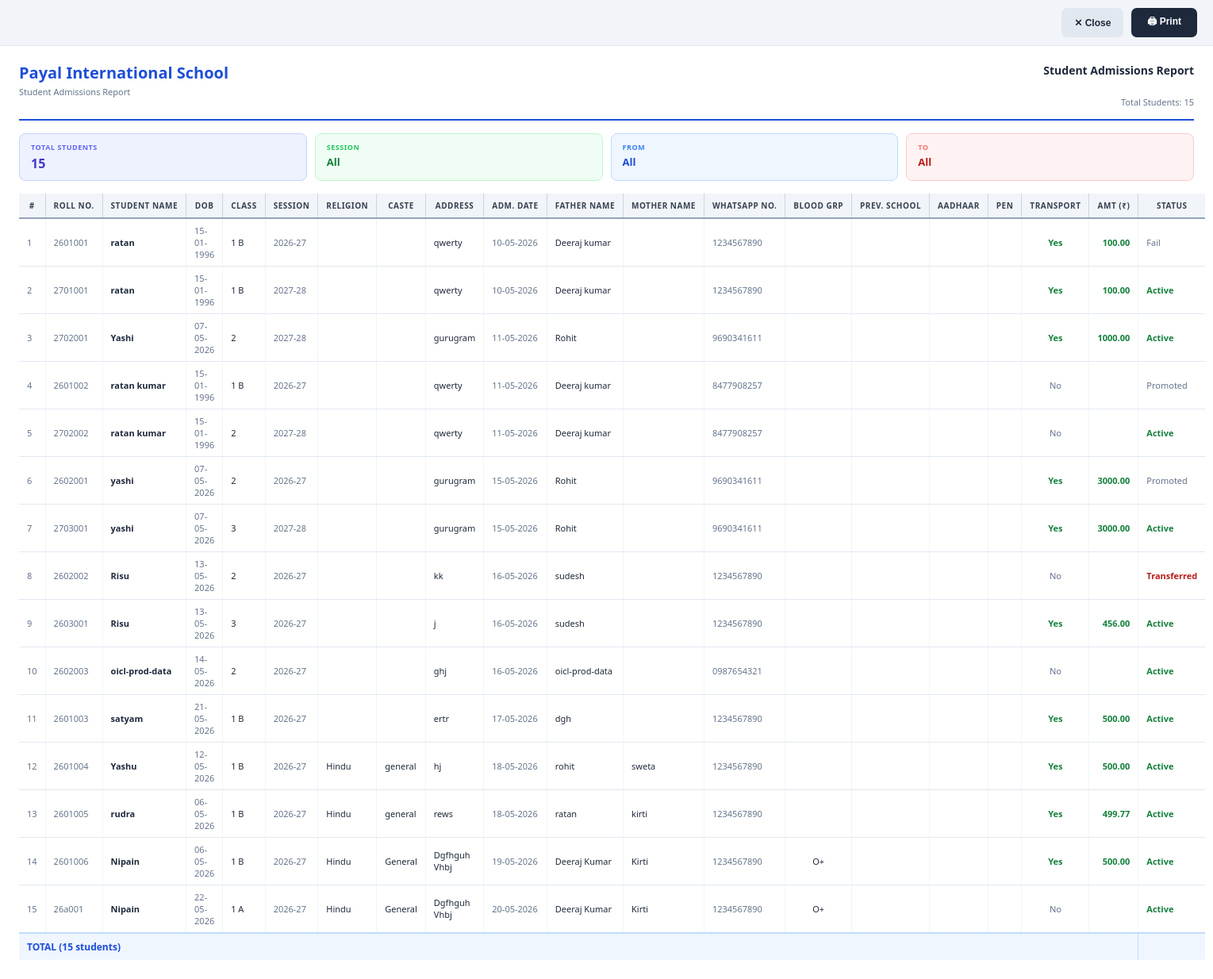
The page /school/reports/admissions/print/ (signed in) on the database its author committed.
### core/models.py (models this page shows, shortened)
class School(models.Model):
    name = models.CharField(max_length=200)
    subdomain = models.SlugField(
        max_length=63, unique=True, null=True, blank=True,
        help_text='URL slug for this school, e.g. "greenwood" → greenwood.erpdomain.com',
    )
    phone = models.CharField(max_length=20, blank=True)
    email = models.EmailField(blank=True)
    logo = models.ImageField(upload_to='school_logos/', blank=True, null=True)
    address = models.TextField(blank=True)
    is_active = models.BooleanField(default=True)
    fee_per_student = models.DecimalField(max_digits=8, decimal_places=2, default=0)
    created_at = models.DateTimeField(auto_now_add=True)

class Student(models.Model):
    STATUS_ACTIVE = 'active'
    STATUS_INACTIVE = 'inactive'
    STATUS_PROMOTED = 'promoted'
    STATUS_FAIL = 'fail'
    STATUS_CHOICES = [
        (STATUS_INACTIVE, 'Transferred'),
        (STATUS_PROMOTED, 'Promoted'),
        (STATUS_FAIL, 'Fail'),
    ]
    school = models.ForeignKey(School, on_delete=models.CASCADE)
    school_class = models.ForeignKey(SchoolClass, on_delete=models.PROTECT, related_name='students')
    roll_number = models.CharField(max_length=20, editable=False)
    name = models.CharField(max_length=150)
    date_of_birth = models.DateField()
    academic_session = models.CharField(
        max_length=20,
        default=default_current_academic_session,
        validators=[validate_academic_session],
    )
    status = models.CharField(max_length=20, choices=STATUS_CHOICES, default=STATUS_ACTIVE)
    father_name = models.CharField(max_length=120)
    mother_name = models.CharField(max_length=120, default='')
    father_phone = models.CharField(
        max_length=20,
        validators=[RegexValidator(r'^\d{10}$', message='Father phone must be exactly 10 digits.')],
    )
    address = models.TextField()
    blood_group = models.CharField(max_length=10, blank=True, default='')
    previous_school = models.CharField(max_length=200, blank=True, default='')
    aadhaar_number = models.CharField(max_length=12, blank=True, default='')
    pen_number = models.CharField(max_length=20, blank=True, default='')
    religion = models.CharField(max_length=100, default='')
    caste = models.CharField(max_length=100, default='')
    admission_date = models.DateField(default=timezone.localdate)
    transport_opted = models.BooleanField(default=False)
    transport_amount = models.DecimalField(max_digits=10, decimal_places=2, blank=True, null=True)
    discount_months = models.PositiveSmallIntegerField(blank=True, null=True)
    updated_at = models.DateTimeField(auto_now=True)
    created_at = models.DateTimeField(auto_now_add=True)
    class Meta:
        ordering = ['-created_at']

class SchoolClass(models.Model):
    school = models.ForeignKey(School, on_delete=models.CASCADE)
    name = models.CharField(max_length=100)
    class Meta:
        ordering = ['name']

### core/views.py (the view)
# urls.py: path('school/reports/admissions/print/', views.report_admissions_print, name='report_admissions_print'),
@school_only
def report_admissions_print(request):
    qs, date_from_str, date_to_str, session = _get_admission_qs(request)
    status_map = {'active': 'Active', 'inactive': 'Transferred', 'promoted': 'Promoted', 'fail': 'Fail'}
    students = [
        {
            'roll_number': s.roll_number,
            'name': s.name,
            'dob': s.date_of_birth.strftime('%d-%m-%Y') if s.date_of_birth else '',
            'class_name': s.school_class.name,
            'session': s.academic_session,
            'religion': s.religion or '',
            'caste': s.caste or '',
            'address': s.address or '',
            'admission_date': s.admission_date.strftime('%d-%m-%Y') if s.admission_date else '',
            'father_name': s.father_name,
            'mother_name': s.mother_name,
            'father_phone': s.father_phone,
            'blood_group': s.blood_group or '',
            'previous_school': s.previous_school or '',
            'aadhaar_number': s.aadhaar_number or '',
            'pen_number': s.pen_number or '',
            'transport': 'Yes' if s.transport_opted else 'No',
            'transport_amount': s.transport_amount or '',
            'status': status_map.get(s.status, s.status),
        }
        for s in qs
    ]
    return render(request, 'school/reports/print_admissions.html', {
        'students': students,
        'date_from': date_from_str,
        'date_to': date_to_str,
        'session': session,
        'school': request.user.school,
    })

### core/context_processors.py (called while the page is built)
def software_branding(request):
    try:
        app_settings = SuperUserSettings.get_solo()
    except (OperationalError, ProgrammingError):
        app_settings = None
    return {
        'app_settings': app_settings,
        'current_tenant': getattr(request, 'tenant', None),
    }

### core/models.py (called while the page is built)
    def is_super(self):
        return self.role == self.SUPERUSER

    @classmethod
    def get_solo(cls):
        obj = cls.objects.order_by('pk').first()
        if obj:
            return obj
        return cls.objects.create()

### core/views.py (called while the page is built)
def school_only(fn):
    @wraps(fn)
    def wrap(request, *args, **kwargs):
        if not request.user.is_authenticated:
            return redirect('login')
        if request.user.is_super():
            return redirect('super_dashboard')
        tenant = getattr(request, 'tenant', None)
        if tenant is not None and request.user.school_id != tenant.pk:
            user_school = request.user.school
            if user_school and user_school.subdomain:
                return redirect(user_school.get_tenant_url() + '/school/')
            return redirect('login')
        return fn(request, *args, **kwargs)
    return wrap

def _get_admission_qs(request):
    school = request.user.school
    date_from_str = request.GET.get('date_from', '').strip()
    date_to_str   = request.GET.get('date_to', '').strip()
    class_id      = request.GET.get('class_id', '').strip()
    session       = request.GET.get('session', '').strip()
    qs = Student.objects.filter(school=school).select_related('school_class').order_by('admission_date', 'name')
    if session:
        qs = qs.filter(academic_session=session)
    if date_from_str:
        try: qs = qs.filter(admission_date__gte=date.fromisoformat(date_from_str))
        except ValueError: pass
    if date_to_str:
        try: qs = qs.filter(admission_date__lte=date.fromisoformat(date_to_str))
        except ValueError: pass
    if class_id:
        qs = qs.filter(school_class_id=class_id)
    return qs, date_from_str, date_to_str, session

### templates/school/reports/print_admissions.html (shortened to what this page needs)
<!DOCTYPE html>
<html lang="en">
<head>
</head>
<body>
<div class="no-print">
  <button class="btn-close" onclick="window.close()">✕ Close</button>
  <button class="btn-print" onclick="window.print()">🖨 Print</button>
</div>
<div class="page">
  <div class="report-header">
    <div class="school-info">
      <h1>{{ school.name }}</h1>
      <p>Student Admissions Report{% if session %} &mdash; Session {{ session }}{% endif %}</p>
    </div>
    <div class="report-meta">
      <strong>Student Admissions Report</strong>
      {% if date_to %} &nbsp;To: {{ date_to }}{% endif %}<br>
      Total Students: {{ students|length }}
    </div>
  </div>
  <div class="summary-bar">
    <div class="summary-card card-indigo">
      <div class="s-label">Total Students</div>
      <div class="s-value">{{ students|length }}</div>
    </div>
    <div class="summary-card card-green">
      <div class="s-label">Session</div>
      <div class="s-value" style="font-size:13px;">{{ session|default:"All" }}</div>
    </div>
    <div class="summary-card card-blue">
      <div class="s-label">From</div>
      <div class="s-value" style="font-size:13px;">{{ date_from|default:"All" }}</div>
    </div>
    <div class="summary-card card-red">
      <div class="s-label">To</div>
      <div class="s-value" style="font-size:13px;">{{ date_to|default:"All" }}</div>
    </div>
  </div>
  {% if students %}
  <table>
    <thead>
      <tr>
        <th>#</th>
        <th>Roll No.</th>
        <th>Student Name</th>
        <th>DOB</th>
        <th>Class</th>
        <th>Session</th>
        <th>Religion</th>
        <th>Caste</th>
        <th>Address</th>
        <th>Adm. Date</th>
        <th>Father Name</th>
        <th>Mother Name</th>
        <th>WhatsApp No.</th>
        <th>Blood Grp</th>
        <th>Prev. School</th>
        <th>Aadhaar</th>
        <th>PEN</th>
        <th>Transport</th>
        <th class="text-right">Amt (&#8377;)</th>
        <th>Status</th>
      </tr>
    </thead>
    <tbody>
      {% for s in students %}
      <tr>
        <td class="text-muted">{{ forloop.counter }}</td>
        <td class="text-muted">{{ s.roll_number }}</td>
        <td><strong>{{ s.name }}</strong></td>
        <td class="text-muted">{{ s.dob }}</td>
        <td>{{ s.class_name }}</td>
        <td class="text-muted">{{ s.session }}</td>
        <td>{{ s.religion }}</td>
        <td>{{ s.caste }}</td>
        <td>{{ s.address }}</td>
        <td class="text-muted">{{ s.admission_date }}</td>
        <td>{{ s.father_name }}</td>
        <td>{{ s.mother_name }}</td>
        <td class="text-muted">{{ s.father_phone }}</td>
        <td class="text-center">{{ s.blood_group }}</td>
        <td>{{ s.previous_school }}</td>
        <td class="text-muted">{{ s.aadhaar_number }}</td>
        <td class="text-muted">{{ s.pen_number }}</td>
        <td class="text-center {% if s.transport == 'Yes' %}text-success{% else %}text-muted{% endif %}">{{ s.transport }}</td>
        <td class="text-right {% if s.transport == 'Yes' %}text-success{% endif %}">{{ s.transport_amount }}</td>
        <td><span class="{% if s.status == 'Active' %}text-success{% elif s.status == 'Transferred' %}text-danger{% else %}text-muted{% endif %}">{{ s.status }}</span></td>
      </tr>
      {% endfor %}
    </tbody>
    <tfoot>
      <tr>
        <td colspan="19" style="color:#1d4ed8;">TOTAL ({{ students|length }} students)</td>
        <td></td>
      </tr>
    </tfoot>
  </table>
  {% else %}
  <p style="text-align:center;padding:40px;color:#94a3b8;">No records found for the selected filters.</p>
  {% endif %}
</div>
</body>
</html>

### templates/school/reports/print_admissions.html (style rules this page uses)
*, *::before, *::after { box-sizing: border-box; margin: 0; padding: 0; }
body { font-family: 'Segoe UI', Arial, sans-serif; font-size: 12px; color: #1e293b; background: #fff; }
.no-print { display: flex; gap: 10px; justify-content: flex-end; padding: 10px 20px; background: #f1f5f9; border-bottom: 1px solid #e2e8f0; }
.btn-print { background: #1e293b; color: #fff; border: none; padding: 8px 20px; border-radius: 7px; font-size: 12px; font-weight: 600; cursor: pointer; }
.btn-close { background: #e2e8f0; color: #1e293b; border: none; padding: 8px 16px; border-radius: 7px; font-size: 12px; font-weight: 600; cursor: pointer; }
.page { padding: 20px 24px 24px; }
.report-header { display: flex; align-items: flex-start; justify-content: space-between; border-bottom: 2px solid #1d4ed8; padding-bottom: 12px; margin-bottom: 16px; }
.report-header .school-info h1 { font-size: 20px; font-weight: 800; color: #1d4ed8; }
.report-header .school-info p { font-size: 11px; color: #64748b; margin-top: 3px; }
.report-header .report-meta { text-align: right; font-size: 11px; color: #64748b; line-height: 1.6; }
.report-header .report-meta strong { display: block; font-size: 14px; font-weight: 700; color: #1e293b; margin-bottom: 2px; }
.summary-bar { display: flex; gap: 10px; margin-bottom: 16px; }
.summary-card { flex: 1; border-radius: 8px; padding: 10px 14px; border: 1.5px solid #e2e8f0; }
.summary-card .s-label { font-size: 9px; font-weight: 700; text-transform: uppercase; letter-spacing: .06em; }
.summary-card .s-value { font-size: 16px; font-weight: 700; margin-top: 3px; }
.card-blue { background: #eff6ff; border-color: #bfdbfe; }
.card-blue .s-label { color: #3b82f6; }
.card-blue .s-value { color: #1d4ed8; }
.card-green { background: #f0fdf4; border-color: #bbf7d0; }
.card-green .s-label { color: #22c55e; }
.card-green .s-value { color: #15803d; }
.card-red { background: #fef2f2; border-color: #fecaca; }
.card-red .s-label { color: #f87171; }
.card-red .s-value { color: #b91c1c; }
.card-indigo { background: #eef2ff; border-color: #c7d2fe; }
.card-indigo .s-label { color: #6366f1; }
.card-indigo .s-value { color: #4338ca; }
table { width: 100%; border-collapse: collapse; font-size: 11px; }
thead th { font-size: 10px; font-weight: 700; text-transform: uppercase; letter-spacing: .05em; color: #374151; background: #f1f5f9; border-bottom: 2px solid #94a3b8; border-right: 1px solid #cbd5e1; padding: 8px 10px; white-space: nowrap; }
thead th:last-child { border-right: none; }
tbody td { padding: 7px 10px; border-bottom: 1px solid #e2e8f0; border-right: 1px solid #f1f5f9; vertical-align: middle; }
tbody td:last-child { border-right: none; }
tbody tr:last-child td { border-bottom: none; }
tfoot td { padding: 8px 10px; font-weight: 700; font-size: 12px; background: #eff6ff; border-top: 2px solid #bfdbfe; border-right: 1px solid #bfdbfe; }
tfoot td:last-child { border-right: none; }
.text-success { color: #15803d; font-weight: 600; }
.text-danger { color: #b91c1c; font-weight: 600; }
.text-muted { color: #64748b; }
.text-right { text-align: right; }
.text-center { text-align: center; }

### rows shown on the page
School: name "Payal International School"
Student: roll_number "2601001", name "ratan", dob "15-01-1996", class_name "1 B", session "2026-27", address "qwerty", admission_date "10-05-2026", father_name "Deeraj kumar", father_phone "1234567890", transport "Yes", transport_amount "100.00", status "Fail"
Student: roll_number "2701001", name "ratan", session "2027-28", address "qwerty", father_name "Deeraj kumar", father_phone "1234567890", transport_amount "100.00"
SchoolClass: class_name "1 B" "1 B" "1 B" "1 B" "1 B" "1 B"
Student: roll_number "2702001", name "Yashi", session "2027-28", address "gurugram", father_name "Rohit", father_phone "9690341611", transport_amount "1000.00"
Student: roll_number "2601002", name "ratan kumar", session "2026-27", address "qwerty", father_name "Deeraj kumar", father_phone "8477908257"
Student: roll_number "2702002", name "ratan kumar", session "2027-28", address "qwerty", father_name "Deeraj kumar", father_phone "8477908257"
Student: roll_number "2602001", name "yashi", session "2026-27", address "gurugram", father_name "Rohit", father_phone "9690341611", transport_amount "3000.00"
Student: roll_number "2703001", name "yashi", session "2027-28", address "gurugram", father_name "Rohit", father_phone "9690341611", transport_amount "3000.00"
Student: roll_number "2602002", name "Risu", session "2026-27", address "kk", father_name "sudesh", father_phone "1234567890"
Student: roll_number "2603001", name "Risu", session "2026-27", father_name "sudesh", father_phone "1234567890", transport_amount "456.00"
Student: roll_number "2602003", name "oicl-prod-data", session "2026-27", address "ghj", father_name "oicl-prod-data", father_phone "0987654321"
Student: roll_number "2601003", name "satyam", session "2026-27", address "ertr", father_name "dgh", father_phone "1234567890", transport_amount "500.00"
Student: roll_number "2601004", name "Yashu", session "2026-27", religion "Hindu", caste "general", address "hj", father_name "rohit", mother_name "sweta", father_phone "1234567890", transport_amount "500.00"
Student: roll_number "2601005", name "rudra", session "2026-27", religion "Hindu", caste "general", address "rews", father_name "ratan", mother_name "kirti", father_phone "1234567890", transport_amount "499.77"
Student: roll_number "2601006", name "Nipain", session "2026-27", religion "Hindu", caste "General", address "Dgfhguh Vhbj", father_name "Deeraj Kumar", mother_name "Kirti", father_phone "1234567890", blood_group "O+", transport_amount "500.00"
Student: roll_number "26a001", name "Nipain", session "2026-27", religion "Hindu", caste "General", address "Dgfhguh Vhbj", father_name "Deeraj Kumar", mother_name "Kirti", father_phone "1234567890", blood_group "O+"
SchoolClass: class_name "1 A"

### other values the page prints
{{ students|length }} "15"
{{ session|default:"All" }} "All"
{{ date_from|default:"All" }} "All"
{{ date_to|default:"All" }} "All"
{{ s.dob }} "15-01-1996" "07-05-2026" "15-01-1996" "15-01-1996" "07-05-2026" "07-05-2026" "13-05-2026" "13-05-2026" "14-05-2026" "21-05-2026" "12-05-2026" "06-05-2026" "06-05-2026" "22-05-2026"
{{ s.admission_date }} "10-05-2026" "11-05-2026" "11-05-2026" "11-05-2026" "15-05-2026" "15-05-2026" "16-05-2026" "16-05-2026" "16-05-2026" "17-05-2026" "18-05-2026" "18-05-2026" "19-05-2026" "20-05-2026"
{{ s.transport }} "Yes" "Yes" "No" "No" "Yes" "Yes" "No" "Yes" "No" "Yes" "Yes" "Yes" "Yes" "No"
{{ s.status }} "Active" "Active" "Promoted" "Active" "Promoted" "Active" "Transferred" "Active" "Active" "Active" "Active" "Active" "Active" "Active"
{{ s.class_name }} "2" "2" "2" "3" "2" "3" "2"
{{ s.address }} "j"
